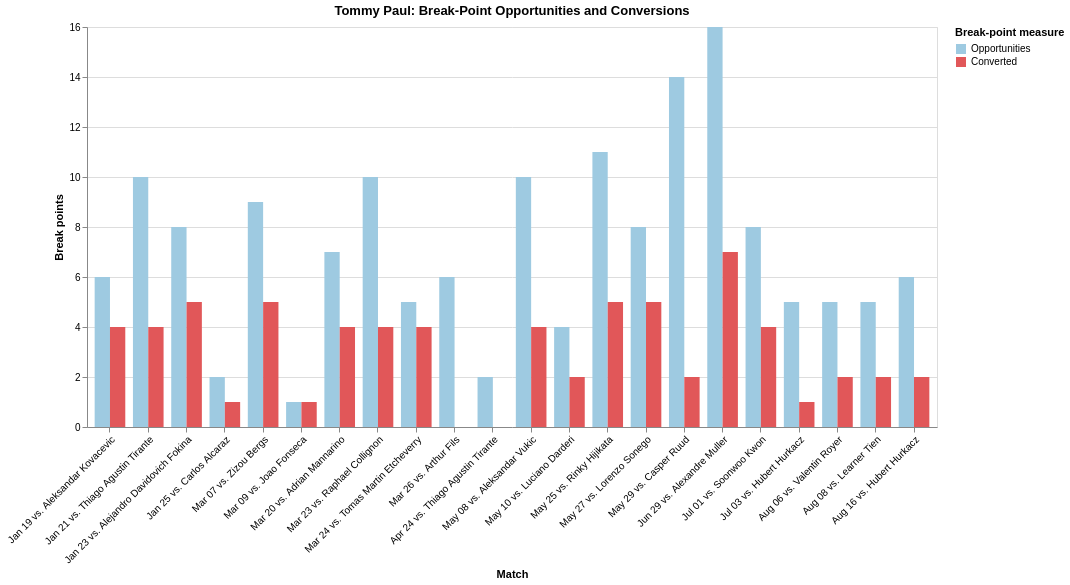

Notebook code cell kept with this figure:
### Markdown cell above
## Break point opportunities and conversions

### Code cell
break_point_long = player_chart_data.melt(
    id_vars=[
        "match_date",
        "match_label",
        "opponent",
        "tournament",
        "surface",
        "result",
        "bp_conversion_pct",
    ],
    value_vars=[
        "bp_opportunities",
        "bp_converted",
    ],
    var_name="break_point_metric",
    value_name="total",
)

break_point_labels = {
    "bp_opportunities": "Opportunities",
    "bp_converted": "Converted",
}

break_point_long["break_point_metric"] = (
    break_point_long["break_point_metric"].map(
        break_point_labels
    )
)

selected_player_bp_chart = (
    alt.Chart(break_point_long)
    .mark_bar()
    .encode(
        x=alt.X(
            "match_label:N",
            title="Match",
            sort=alt.EncodingSortField(
                field="match_date",
                order="ascending",
            ),
            axis=alt.Axis(labelAngle=-45),
        ),
        y=alt.Y(
            "total:Q",
            title="Break points",
        ),
        xOffset="break_point_metric:N",
        color=alt.Color(
            "break_point_metric:N",
            title="Break-point measure",
            scale=alt.Scale(
                domain=["Opportunities", "Converted"],
                range=["#9ECAE1", "#E15759"],
            ),
        ),
        tooltip=[
            alt.Tooltip("match_date:T", title="Date"),
            alt.Tooltip("opponent:N", title="Opponent"),
            alt.Tooltip("tournament:N", title="Tournament"),
            alt.Tooltip("surface:N", title="Surface"),
            alt.Tooltip("result:N", title="Result"),
            alt.Tooltip(
                "bp_conversion_pct:Q",
                title="Conversion rate",
                format=".1%",
            ),
            alt.Tooltip(
                "break_point_metric:N",
                title="Measure",
            ),
            alt.Tooltip("total:Q", title="Total"),
        ],
    )
    .properties(
        width=850,
        height=400,
        title=(
            f"{SELECTED_PLAYER}: Break-Point "
            "Opportunities and Conversions"
        ),
    )
)

selected_player_bp_chart

### Figure 1 — Vega-Lite specification as saved in the notebook (floating-point values rounded to 4 significant figures)
{"config": {"view": {"continuousWidth": 300, "continuousHeight": 300}}, "data": {"name": "data-4eff8b7afc3a162711e081e108b1691d"}, "mark": {"type": "bar"}, "encoding": {"color": {"field": "break_point_metric", "scale": {"domain": ["Opportunities", "Converted"], "range": ["#9ECAE1", "#E15759"]}, "title": "Break-point measure", "type": "nominal"}, "tooltip": [{"field": "match_date", "title": "Date", "type": "temporal"}, {"field": "opponent", "title": "Opponent", "type": "nominal"}, {"field": "tournament", "title": "Tournament", "type": "nominal"}, {"field": "surface", "title": "Surface", "type": "nominal"}, {"field": "result", "title": "Result", "type": "nominal"}, {"field": "bp_conversion_pct", "format": ".1%", "title": "Conversion rate", "type": "quantitative"}, {"field": "break_point_metric", "title": "Measure", "type": "nominal"}, {"field": "total", "title": "Total", "type": "quantitative"}], "x": {"axis": {"labelAngle": -45}, "field": "match_label", "sort": {"field": "match_date", "order": "ascending"}, "title": "Match", "type": "nominal"}, "xOffset": {"field": "break_point_metric", "type": "nominal"}, "y": {"field": "total", "title": "Break points", "type": "quantitative"}}, "height": 400, "title": "Tommy Paul: Break-Point Opportunities and Conversions", "width": 850, "$schema": "https://vega.github.io/schema/vega-lite/v5.8.0.json", "datasets": {"data-4eff8b7afc3a162711e081e108b1691d": [{"match_date": "2026-01-19T00:00:00", "match_label": "Jan 19 vs. Aleksandar Kovacevic", "opponent": "Aleksandar Kovacevic", "tournament": "Australian Open", "surface": "Hard", "result": "W", "bp_conversion_pct": 0.6667, "break_point_metric": "Opportunities", "total": 6.0}, {"match_date": "2026-01-21T00:00:00", "match_label": "Jan 21 vs. Thiago Agustin Tirante", "opponent": "Thiago Agustin Tirante", "tournament": "Australian Open", "surface": "Hard", "result": "W", "bp_conversion_pct": 0.4, "break_point_metric": "Opportunities", "total": 10.0}, {"match_date": "2026-01-23T00:00:00", "match_label": "Jan 23 vs. Alejandro Davidovich Fokina", "opponent": "Alejandro Davidovich Fokina", "tournament": "Australian Open", "surface": "Hard", "result": "W", "bp_conversion_pct": 0.625, "break_point_metric": "Opportunities", "total": 8.0}, {"match_date": "2026-01-25T00:00:00", "match_label": "Jan 25 vs. Carlos Alcaraz", "opponent": "Carlos Alcaraz", "tournament": "Australian Open", "surface": "Hard", "result": "L", "bp_conversion_pct": 0.5, "break_point_metric": "Opportunities", "total": 2.0}, {"match_date": "2026-03-07T00:00:00", "match_label": "Mar 07 vs. Zizou Bergs", "opponent": "Zizou Bergs", "tournament": "Indian Wells Masters", "surface": "Hard", "result": "W", "bp_conversion_pct": 0.5556, "break_point_metric": "Opportunities", "total": 9.0}, {"match_date": "2026-03-09T00:00:00", "match_label": "Mar 09 vs. Joao Fonseca", "opponent": "Joao Fonseca", "tournament": "Indian Wells Masters", "surface": "Hard", "result": "L", "bp_conversion_pct": 1.0, "break_point_metric": "Opportunities", "total": 1.0}, {"match_date": "2026-03-20T00:00:00", "match_label": "Mar 20 vs. Adrian Mannarino", "opponent": "Adrian Mannarino", "tournament": "Miami Masters", "surface": "Hard", "result": "W", "bp_conversion_pct": 0.5714, "break_point_metric": "Opportunities", "total": 7.0}, {"match_date": "2026-03-23T00:00:00", "match_label": "Mar 23 vs. Raphael Collignon", "opponent": "Raphael Collignon", "tournament": "Miami Masters", "surface": "Hard", "result": "W", "bp_conversion_pct": 0.4, "break_point_metric": "Opportunities", "total": 10.0}, {"match_date": "2026-03-24T00:00:00", "match_label": "Mar 24 vs. Tomas Martin Etcheverry", "opponent": "Tomas Martin Etcheverry", "tournament": "Miami Masters", "surface": "Hard", "result": "W", "bp_conversion_pct": 0.8, "break_point_metric": "Opportunities", "total": 5.0}, {"match_date": "2026-03-26T00:00:00", "match_label": "Mar 26 vs. Arthur Fils", "opponent": "Arthur Fils", "tournament": "Miami Masters", "surface": "Hard", "result": "L", "bp_conversion_pct": 0.0, "break_point_metric": "Opportunities", "total": 6.0}, {"match_date": "2026-04-24T00:00:00", "match_label": "Apr 24 vs. Thiago Agustin Tirante", "opponent": "Thiago Agustin Tirante", "tournament": "Madrid Masters", "surface": "Clay", "result": "L", "bp_conversion_pct": 0.0, "break_point_metric": "Opportunities", "total": 2.0}, {"match_date": "2026-05-08T00:00:00", "match_label": "May 08 vs. Aleksandar Vukic", "opponent": "Aleksandar Vukic", "tournament": "Rome Masters", "surface": "Clay", "result": "W", "bp_conversion_pct": 0.4, "break_point_metric": "Opportunities", "total": 10.0}, {"match_date": "2026-05-10T00:00:00", "match_label": "May 10 vs. Luciano Darderi", "opponent": "Luciano Darderi", "tournament": "Rome Masters", "surface": "Clay", "result": "L", "bp_conversion_pct": 0.5, "break_point_metric": "Opportunities", "total": 4.0}, {"match_date": "2026-05-25T00:00:00", "match_label": "May 25 vs. Rinky Hijikata", "opponent": "Rinky Hijikata", "tournament": "Roland Garros", "surface": "Clay", "result": "W", "bp_conversion_pct": 0.4545, "break_point_metric": "Opportunities", "total": 11.0}, {"match_date": "2026-05-27T00:00:00", "match_label": "May 27 vs. Lorenzo Sonego", "opponent": "Lorenzo Sonego", "tournament": "Roland Garros", "surface": "Clay", "result": "W", "bp_conversion_pct": 0.625, "break_point_metric": "Opportunities", "total": 8.0}, {"match_date": "2026-05-29T00:00:00", "match_label": "May 29 vs. Casper Ruud", "opponent": "Casper Ruud", "tournament": "Roland Garros", "surface": "Clay", "result": "L", "bp_conversion_pct": 0.1429, "break_point_metric": "Opportunities", "total": 14.0}, {"match_date": "2026-06-29T00:00:00", "match_label": "Jun 29 vs. Alexandre Muller", "opponent": "Alexandre Muller", "tournament": "Wimbledon", "surface": "Grass", "result": "W", "bp_conversion_pct": 0.4375, "break_point_metric": "Opportunities", "total": 16.0}, {"match_date": "2026-07-01T00:00:00", "match_label": "Jul 01 vs. Soonwoo Kwon", "opponent": "Soonwoo Kwon", "tournament": "Wimbledon", "surface": "Grass", "result": "W", "bp_conversion_pct": 0.5, "break_point_metric": "Opportunities", "total": 8.0}, {"match_date": "2026-07-03T00:00:00", "match_label": "Jul 03 vs. Hubert Hurkacz", "opponent": "Hubert Hurkacz", "tournament": "Wimbledon", "surface": "Grass", "result": "L", "bp_conversion_pct": 0.2, "break_point_metric": "Opportunities", "total": 5.0}, {"match_date": "2026-08-06T00:00:00", "match_label": "Aug 06 vs. Valentin Royer", "opponent": "Valentin Royer", "tournament": "Canada Masters", "surface": "Hard", "result": "W", "bp_conversion_pct": 0.4, "break_point_metric": "Opportunities", "total": 5.0}, {"match_date": "2026-08-08T00:00:00", "match_label": "Aug 08 vs. Learner Tien", "opponent": "Learner Tien", "tournament": "Canada Masters", "surface": "Hard", "result": "L", "bp_conversion_pct": 0.4, "break_point_metric": "Opportunities", "total": 5.0}, {"match_date": "2026-08-16T00:00:00", "match_label": "Aug 16 vs. Hubert Hurkacz", "opponent": "Hubert Hurkacz", "tournament": "Cincinnati Masters", "surface": "Hard", "result": "W", "bp_conversion_pct": 0.3333, "break_point_metric": "Opportunities", "total": 6.0}, {"match_date": "2026-01-19T00:00:00", "match_label": "Jan 19 vs. Aleksandar Kovacevic", "opponent": "Aleksandar Kovacevic", "tournament": "Australian Open", "surface": "Hard", "result": "W", "bp_conversion_pct": 0.6667, "break_point_metric": "Converted", "total": 4.0}, {"match_date": "2026-01-21T00:00:00", "match_label": "Jan 21 vs. Thiago Agustin Tirante", "opponent": "Thiago Agustin Tirante", "tournament": "Australian Open", "surface": "Hard", "result": "W", "bp_conversion_pct": 0.4, "break_point_metric": "Converted", "total": 4.0}, {"match_date": "2026-01-23T00:00:00", "match_label": "Jan 23 vs. Alejandro Davidovich Fokina", "opponent": "Alejandro Davidovich Fokina", "tournament": "Australian Open", "surface": "Hard", "result": "W", "bp_conversion_pct": 0.625, "break_point_metric": "Converted", "total": 5.0}, {"match_date": "2026-01-25T00:00:00", "match_label": "Jan 25 vs. Carlos Alcaraz", "opponent": "Carlos Alcaraz", "tournament": "Australian Open", "surface": "Hard", "result": "L", "bp_conversion_pct": 0.5, "break_point_metric": "Converted", "total": 1.0}, {"match_date": "2026-03-07T00:00:00", "match_label": "Mar 07 vs. Zizou Bergs", "opponent": "Zizou Bergs", "tournament": "Indian Wells Masters", "surface": "Hard", "result": "W", "bp_conversion_pct": 0.5556, "break_point_metric": "Converted", "total": 5.0}, {"match_date": "2026-03-09T00:00:00", "match_label": "Mar 09 vs. Joao Fonseca", "opponent": "Joao Fonseca", "tournament": "Indian Wells Masters", "surface": "Hard", "result": "L", "bp_conversion_pct": 1.0, "break_point_metric": "Converted", "total": 1.0}, {"match_date": "2026-03-20T00:00:00", "match_label": "Mar 20 vs. Adrian Mannarino", "opponent": "Adrian Mannarino", "tournament": "Miami Masters", "surface": "Hard", "result": "W", "bp_conversion_pct": 0.5714, "break_point_metric": "Converted", "total": 4.0}, {"match_date": "2026-03-23T00:00:00", "match_label": "Mar 23 vs. Raphael Collignon", "opponent": "Raphael Collignon", "tournament": "Miami Masters", "surface": "Hard", "result": "W", "bp_conversion_pct": 0.4, "break_point_metric": "Converted", "total": 4.0}, {"match_date": "2026-03-24T00:00:00", "match_label": "Mar 24 vs. Tomas Martin Etcheverry", "opponent": "Tomas Martin Etcheverry", "tournament": "Miami Masters", "surface": "Hard", "result": "W", "bp_conversion_pct": 0.8, "break_point_metric": "Converted", "total": 4.0}, {"match_date": "2026-03-26T00:00:00", "match_label": "Mar 26 vs. Arthur Fils", "opponent": "Arthur Fils", "tournament": "Miami Masters", "surface": "Hard", "result": "L", "bp_conversion_pct": 0.0, "break_point_metric": "Converted", "total": 0.0}, {"match_date": "2026-04-24T00:00:00", "match_label": "Apr 24 vs. Thiago Agustin Tirante", "opponent": "Thiago Agustin Tirante", "tournament": "Madrid Masters", "surface": "Clay", "result": "L", "bp_conversion_pct": 0.0, "break_point_metric": "Converted", "total": 0.0}, {"match_date": "2026-05-08T00:00:00", "match_label": "May 08 vs. Aleksandar Vukic", "opponent": "Aleksandar Vukic", "tournament": "Rome Masters", "surface": "Clay", "result": "W", "bp_conversion_pct": 0.4, "break_point_metric": "Converted", "total": 4.0}, {"match_date": "2026-05-10T00:00:00", "match_label": "May 10 vs. Luciano Darderi", "opponent": "Luciano Darderi", "tournament": "Rome Masters", "surface": "Clay", "result": "L", "bp_conversion_pct": 0.5, "break_point_metric": "Converted", "total": 2.0}, {"match_date": "2026-05-25T00:00:00", "match_label": "May 25 vs. Rinky Hijikata", "opponent": "Rinky Hijikata", "tournament": "Roland Garros", "surface": "Clay", "result": "W", "bp_conversion_pct": 0.4545, "break_point_metric": "Converted", "total": 5.0}, {"match_date": "2026-05-27T00:00:00", "match_label": "May 27 vs. Lorenzo Sonego", "opponent": "Lorenzo Sonego", "tournament": "Roland Garros", "surface": "Clay", "result": "W", "bp_conversion_pct": 0.625, "break_point_metric": "Converted", "total": 5.0}, {"match_date": "2026-05-29T00:00:00", "match_label": "May 29 vs. Casper Ruud", "opponent": "Casper Ruud", "tournament": "Roland Garros", "surface": "Clay", "result": "L", "bp_conversion_pct": 0.1429, "break_point_metric": "Converted", "total": 2.0}, {"match_date": "2026-06-29T00:00:00", "match_label": "Jun 29 vs. Alexandre Muller", "opponent": "Alexandre Muller", "tournament": "Wimbledon", "surface": "Grass", "result": "W", "bp_conversion_pct": 0.4375, "break_point_metric": "Converted", "total": 7.0}, {"match_date": "2026-07-01T00:00:00", "match_label": "Jul 01 vs. Soonwoo Kwon", "opponent": "Soonwoo Kwon", "tournament": "Wimbledon", "surface": "Grass", "result": "W", "bp_conversion_pct": 0.5, "break_point_metric": "Converted", "total": 4.0}, {"match_date": "2026-07-03T00:00:00", "match_label": "Jul 03 vs. Hubert Hurkacz", "opponent": "Hubert Hurkacz", "tournament": "Wimbledon", "surface": "Grass", "result": "L", "bp_conversion_pct": 0.2, "break_point_metric": "Converted", "total": 1.0}, {"match_date": "2026-08-06T00:00:00", "match_label": "Aug 06 vs. Valentin Royer", "opponent": "Valentin Royer", "tournament": "Canada Masters", "surface": "Hard", "result": "W", "bp_conversion_pct": 0.4, "break_point_metric": "Converted", "total": 2.0}, {"match_date": "2026-08-08T00:00:00", "match_label": "Aug 08 vs. Learner Tien", "opponent": "Learner Tien", "tournament": "Canada Masters", "surface": "Hard", "result": "L", "bp_conversion_pct": 0.4, "break_point_metric": "Converted", "total": 2.0}, {"match_date": "2026-08-16T00:00:00", "match_label": "Aug 16 vs. Hubert Hurkacz", "opponent": "Hubert Hurkacz", "tournament": "Cincinnati Masters", "surface": "Hard", "result": "W", "bp_conversion_pct": 0.3333, "break_point_metric": "Converted", "total": 2.0}]}}
